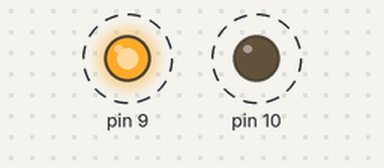
Recording of a sketch running on a simulated Arduino Uno, built with avr-gcc and run on an emulated ATmega328P. On the bench: output pins drawn as LEDs (lit = HIGH). Dashed ring = blinking.

Above: at 0.6 s.
Timing chart, 0 to 3.0 s (numbered marks = the images above):
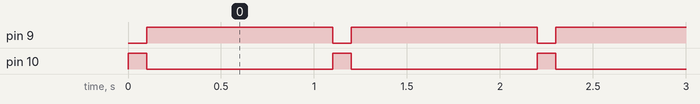

The sketch:

led_piscando2.ino
```cpp
// inserir variaveis globais

void setup() {
  // put your setup code here, to run once:
  pinMode(10, OUTPUT);
  pinMode(9, OUTPUT);
}

void loop() {
  // put your main code here, to run repeatedly:

  int intervalo1Pisca; //inserção de variaveis locais
  int intervalo2Pisca;
      intervalo1Pisca = 100;
      intervalo2Pisca = 1000;

  digitalWrite(10, HIGH);
  digitalWrite(9, LOW);
  delay(intervalo1Pisca);

   digitalWrite(10, LOW);
  digitalWrite(9, HIGH);
  delay(intervalo2Pisca);
}
```

Measured:
- by itself, pin 9: alternates HIGH for 1.0 s and LOW for 0.10 s
- by itself, pin 10: alternates HIGH for 0.10 s and LOW for 1.0 s
